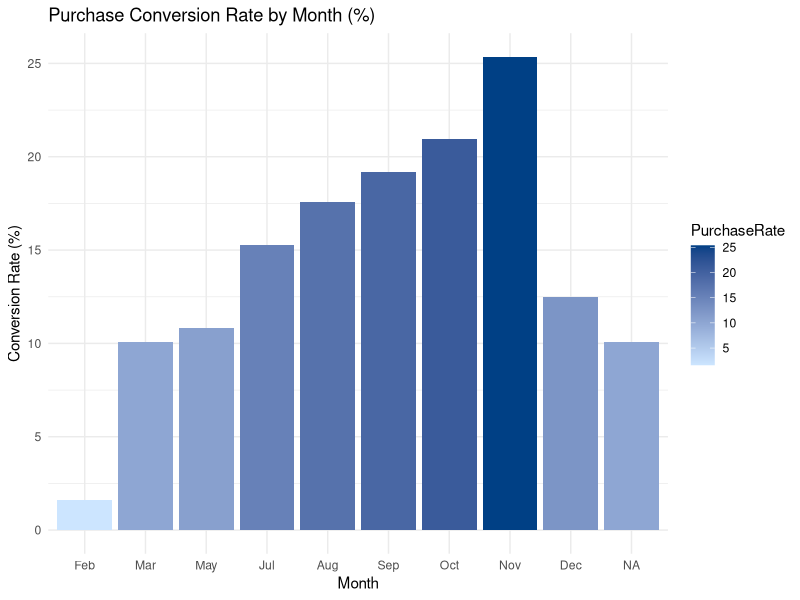
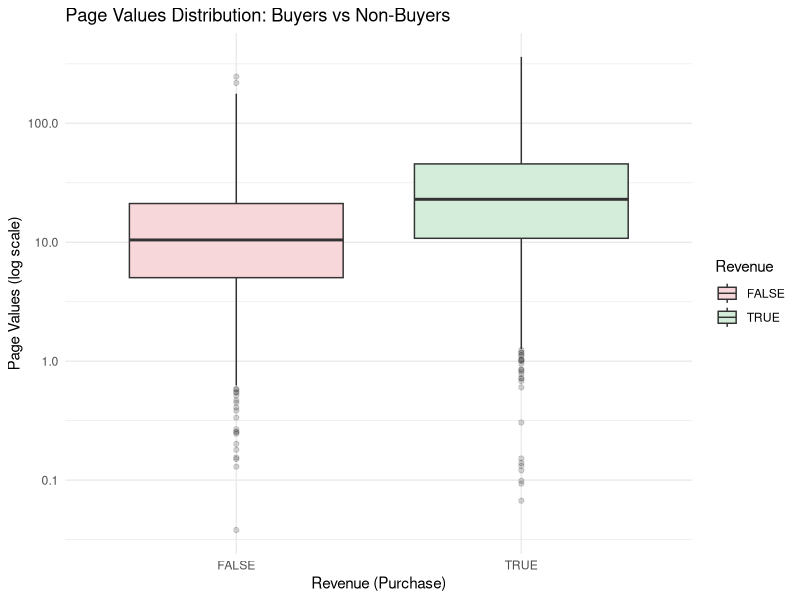
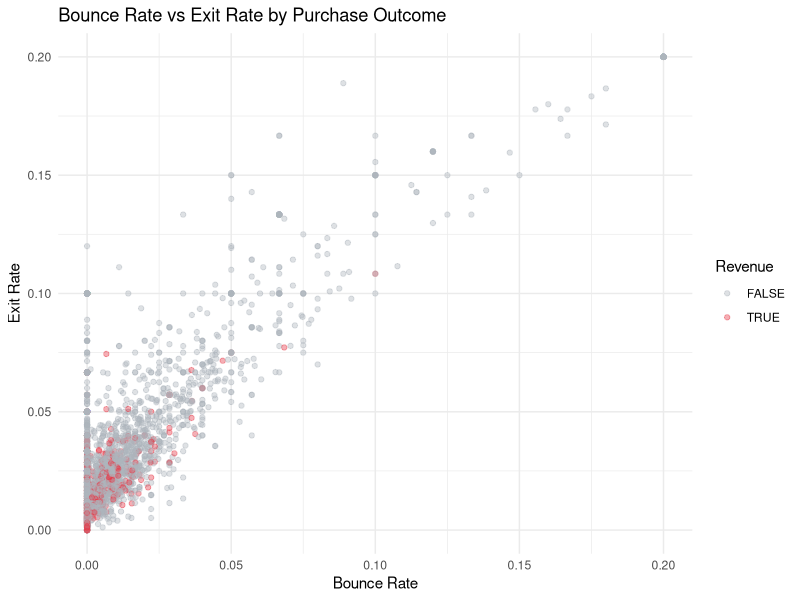
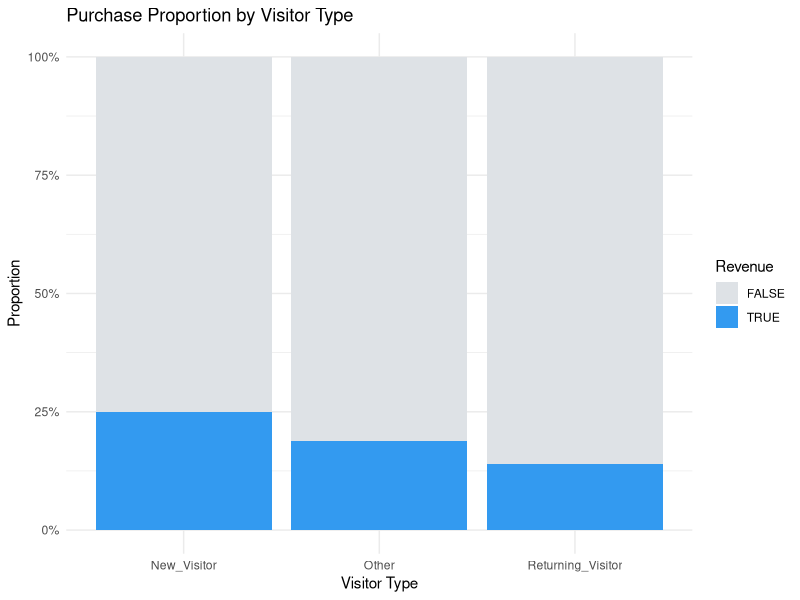
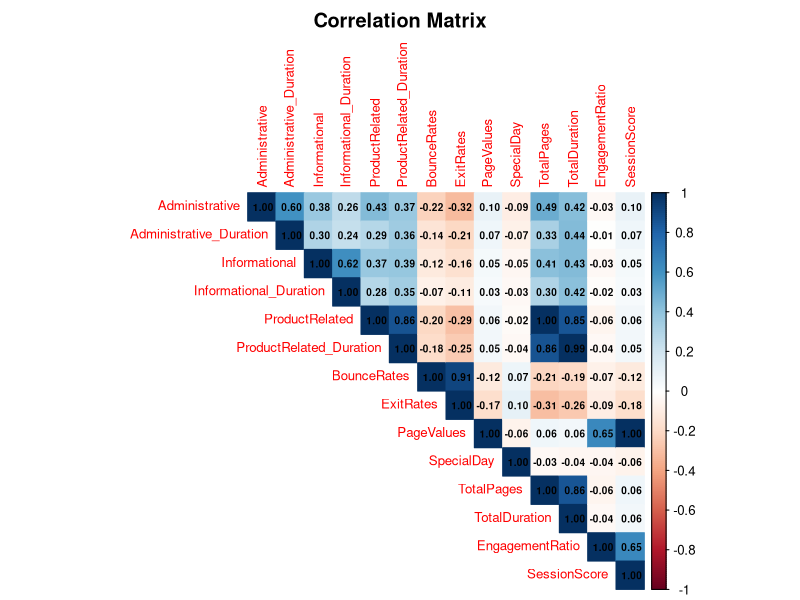

Write R code to recreate these figures, in order. (Note: this script raises an error after producing the figures.)
library(ggplot2)
library(dplyr)
library(corrplot)
library(scales)

df <- read.csv("data/processed_shoppers.csv")
df$Revenue     <- as.factor(df$Revenue)
df$VisitorType <- as.factor(df$VisitorType)
df$Season      <- as.factor(df$Season)

#Plot 1 Purchase Rate by Month Bar Graph 
monthly <- df %>%
  group_by(Month) %>%
  summarise(PurchaseRate = mean(Revenue == "TRUE") * 100,
            .groups = "drop") %>%
  mutate(Month = factor(Month,
                        levels = c("Jan","Feb","Mar","Apr","May","Jun",
                                   "Jul","Aug","Sep","Oct","Nov","Dec")))

p1 <- ggplot(monthly, aes(x = Month, y = PurchaseRate, fill = PurchaseRate)) +
  geom_col() +
  scale_fill_gradient(low = "#cce5ff", high = "#004085") +
  theme_minimal() +
  labs(title  = "Purchase Conversion Rate by Month (%)",
       x = "Month", y = "Conversion Rate (%)")
ggsave("outputs/plots/p1_conversion_by_month.png", p1, width = 10, height = 5)

#Plot 2 PageValues Distribution by Revenue Boxplot
p2 <- ggplot(df, aes(x = Revenue, y = PageValues, fill = Revenue)) +
  geom_boxplot(outlier.alpha = 0.2) +
  scale_y_log10() +
  scale_fill_manual(values = c("FALSE" = "#f8d7da", "TRUE" = "#d4edda")) +
  theme_minimal() +
  labs(title = "Page Values Distribution: Buyers vs Non-Buyers",
       x = "Revenue (Purchase)", y = "Page Values (log scale)")
ggsave("outputs/plots/p2_pagevalues_revenue.png", p2, width = 8, height = 5)

# Plot 3 Bounce Rate vs Exit Rate Scatter, coloured by Revenue
p3 <- ggplot(df %>% sample_n(3000),   # sample for readability
             aes(x = BounceRates, y = ExitRates, color = Revenue)) +
  geom_point(alpha = 0.4, size = 1.5) +
  scale_color_manual(values = c("FALSE" = "#adb5bd", "TRUE" = "#e63946")) +
  theme_minimal() +
  labs(title = "Bounce Rate vs Exit Rate by Purchase Outcome",
       x = "Bounce Rate", y = "Exit Rate")
ggsave("outputs/plots/p3_bounce_exit_scatter.png", p3, width = 8, height = 5)

#Plot 4 Visitor Type × Revenue Stacked Bar
vtype <- df %>%
  group_by(VisitorType, Revenue) %>%
  summarise(Count = n(), .groups = "drop")

p4 <- ggplot(vtype, aes(x = VisitorType, y = Count, fill = Revenue)) +
  geom_bar(stat = "identity", position = "fill") +
  scale_y_continuous(labels = percent) +
  scale_fill_manual(values = c("FALSE" = "#dee2e6", "TRUE" = "#339af0")) +
  theme_minimal() +
  labs(title = "Purchase Proportion by Visitor Type",
       x = "Visitor Type", y = "Proportion")
ggsave("outputs/plots/p4_visitortype_revenue.png", p4, width = 8, height = 5)

#Plot 5 Correlation Heatmap
num_df <- df %>% select(Administrative, Administrative_Duration,
                        Informational, Informational_Duration,
                        ProductRelated, ProductRelated_Duration,
                        BounceRates, ExitRates, PageValues,
                        SpecialDay, TotalPages, TotalDuration,
                        EngagementRatio, SessionScore)
cor_mat <- cor(num_df, use = "complete.obs")
png("outputs/plots/p6_correlation_heatmap.png", width = 900, height = 900)
corrplot(cor_mat, method = "color", type = "upper",
         addCoef.col = "black", number.cex = 0.6,
         tl.cex = 0.8, title = "Correlation Matrix", mar = c(0,0,2,0))
dev.off()

#Summary stats to file 
sink("outputs/summary_stats.txt")
cat("SUMMARY STATISTICS \n\n")
print(summary(df))
cat("\nPURCHASE RATE\n")
print(prop.table(table(df$Revenue)) * 100)
sink()

cat("EDA complete. 6 plots saved to outputs/plots/\n")
